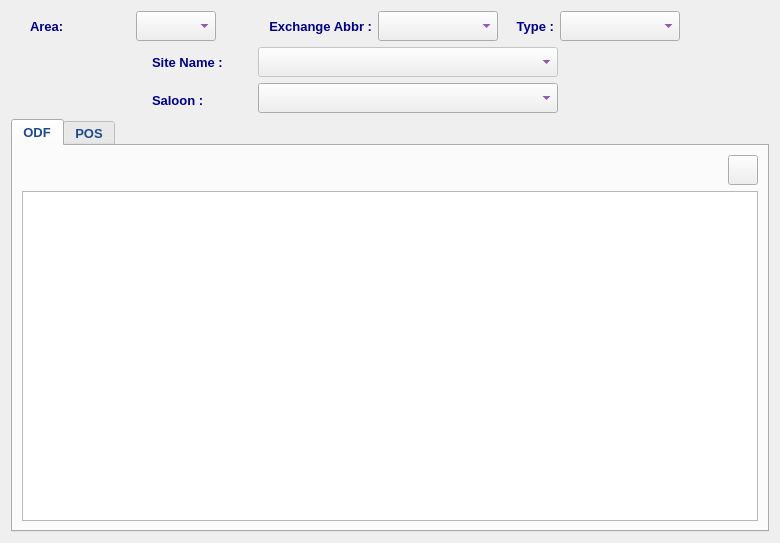
<?xml version="1.0" encoding="UTF-8"?>
<ui version="4.0">
 <class>OdfManDialog</class>
 <widget class="QDialog" name="OdfManDialog">
  <property name="windowModality">
   <enum>Qt::NonModal</enum>
  </property>
  <property name="geometry">
   <rect>
    <x>0</x>
    <y>0</y>
    <width>780</width>
    <height>543</height>
   </rect>
  </property>
  <property name="minimumSize">
   <size>
    <width>780</width>
    <height>400</height>
   </size>
  </property>
  <property name="font">
   <font>
    <family>Tahoma</family>
    <pointsize>10</pointsize>
   </font>
  </property>
  <property name="windowTitle">
   <string>ODF Installation</string>
  </property>
  <property name="windowIcon">
   <iconset resource="../../../../image.qrc">
    <normaloff>:/Image/fiber.png</normaloff>:/Image/fiber.png</iconset>
  </property>
  <layout class="QVBoxLayout" name="verticalLayout_4">
   <item>
    <layout class="QHBoxLayout" name="horizontalLayout_11">
     <item>
      <layout class="QVBoxLayout" name="verticalLayout">
       <item>
        <layout class="QHBoxLayout" name="horizontalLayout_4">
         <item>
          <layout class="QHBoxLayout" name="horizontalLayout">
           <item>
            <spacer name="horizontalSpacer_8">
             <property name="orientation">
              <enum>Qt::Horizontal</enum>
             </property>
             <property name="sizeHint" stdset="0">
              <size>
               <width>40</width>
               <height>20</height>
              </size>
             </property>
            </spacer>
           </item>
           <item>
            <widget class="QLabel" name="label">
             <property name="minimumSize">
              <size>
               <width>100</width>
               <height>30</height>
              </size>
             </property>
             <property name="maximumSize">
              <size>
               <width>100</width>
               <height>30</height>
              </size>
             </property>
             <property name="font">
              <font>
               <family>Tahoma</family>
               <pointsize>10</pointsize>
               <bold>true</bold>
              </font>
             </property>
             <property name="styleSheet">
              <string notr="true">color: rgb(0, 0, 127);</string>
             </property>
             <property name="text">
              <string>Area:</string>
             </property>
             <property name="alignment">
              <set>Qt::AlignLeading|Qt::AlignLeft|Qt::AlignVCenter</set>
             </property>
            </widget>
           </item>
           <item>
            <widget class="QComboBox" name="areaCB">
             <property name="sizePolicy">
              <sizepolicy hsizetype="Preferred" vsizetype="Preferred">
               <horstretch>0</horstretch>
               <verstretch>0</verstretch>
              </sizepolicy>
             </property>
             <property name="minimumSize">
              <size>
               <width>80</width>
               <height>30</height>
              </size>
             </property>
             <property name="maximumSize">
              <size>
               <width>80</width>
               <height>30</height>
              </size>
             </property>
             <property name="font">
              <font>
               <family>Tahoma</family>
               <pointsize>10</pointsize>
               <bold>true</bold>
              </font>
             </property>
             <property name="styleSheet">
              <string notr="true">color: rgb(85, 0, 127);</string>
             </property>
            </widget>
           </item>
          </layout>
         </item>
         <item>
          <layout class="QHBoxLayout" name="horizontalLayout_2">
           <item>
            <widget class="QLabel" name="label_2">
             <property name="minimumSize">
              <size>
               <width>150</width>
               <height>30</height>
              </size>
             </property>
             <property name="maximumSize">
              <size>
               <width>250</width>
               <height>30</height>
              </size>
             </property>
             <property name="font">
              <font>
               <family>Tahoma</family>
               <pointsize>10</pointsize>
               <bold>true</bold>
              </font>
             </property>
             <property name="styleSheet">
              <string notr="true">color: rgb(0, 0, 127);</string>
             </property>
             <property name="text">
              <string>Exchange Abbr :</string>
             </property>
             <property name="alignment">
              <set>Qt::AlignRight|Qt::AlignTrailing|Qt::AlignVCenter</set>
             </property>
            </widget>
           </item>
           <item>
            <widget class="QComboBox" name="abbrCB">
             <property name="sizePolicy">
              <sizepolicy hsizetype="Preferred" vsizetype="Preferred">
               <horstretch>0</horstretch>
               <verstretch>0</verstretch>
              </sizepolicy>
             </property>
             <property name="minimumSize">
              <size>
               <width>120</width>
               <height>30</height>
              </size>
             </property>
             <property name="maximumSize">
              <size>
               <width>120</width>
               <height>30</height>
              </size>
             </property>
             <property name="font">
              <font>
               <family>Tahoma</family>
               <pointsize>10</pointsize>
               <bold>true</bold>
              </font>
             </property>
             <property name="styleSheet">
              <string notr="true">color: rgb(85, 0, 127);</string>
             </property>
            </widget>
           </item>
          </layout>
         </item>
         <item>
          <layout class="QHBoxLayout" name="horizontalLayout_3">
           <item>
            <widget class="QLabel" name="label_3">
             <property name="minimumSize">
              <size>
               <width>50</width>
               <height>30</height>
              </size>
             </property>
             <property name="maximumSize">
              <size>
               <width>60</width>
               <height>30</height>
              </size>
             </property>
             <property name="font">
              <font>
               <family>Tahoma</family>
               <pointsize>10</pointsize>
               <bold>true</bold>
              </font>
             </property>
             <property name="styleSheet">
              <string notr="true">color: rgb(0, 0, 127);</string>
             </property>
             <property name="text">
              <string>Type :</string>
             </property>
             <property name="alignment">
              <set>Qt::AlignRight|Qt::AlignTrailing|Qt::AlignVCenter</set>
             </property>
            </widget>
           </item>
           <item>
            <widget class="QComboBox" name="typeCB">
             <property name="sizePolicy">
              <sizepolicy hsizetype="Preferred" vsizetype="Preferred">
               <horstretch>0</horstretch>
               <verstretch>0</verstretch>
              </sizepolicy>
             </property>
             <property name="minimumSize">
              <size>
               <width>120</width>
               <height>30</height>
              </size>
             </property>
             <property name="maximumSize">
              <size>
               <width>120</width>
               <height>30</height>
              </size>
             </property>
             <property name="font">
              <font>
               <family>Tahoma</family>
               <pointsize>10</pointsize>
               <bold>true</bold>
              </font>
             </property>
             <property name="styleSheet">
              <string notr="true">color: rgb(85, 0, 127);</string>
             </property>
            </widget>
           </item>
           <item>
            <spacer name="horizontalSpacer_2">
             <property name="font">
              <font>
               <family>Tahoma</family>
               <pointsize>10</pointsize>
              </font>
             </property>
             <property name="orientation">
              <enum>Qt::Horizontal</enum>
             </property>
             <property name="sizeHint" stdset="0">
              <size>
               <width>40</width>
               <height>20</height>
              </size>
             </property>
            </spacer>
           </item>
          </layout>
         </item>
        </layout>
       </item>
       <item>
        <widget class="QFrame" name="siteFrame">
         <property name="enabled">
          <bool>false</bool>
         </property>
         <property name="font">
          <font>
           <family>Tahoma</family>
           <pointsize>10</pointsize>
          </font>
         </property>
         <property name="frameShape">
          <enum>QFrame::NoFrame</enum>
         </property>
         <property name="frameShadow">
          <enum>QFrame::Plain</enum>
         </property>
         <property name="lineWidth">
          <number>0</number>
         </property>
         <layout class="QHBoxLayout" name="horizontalLayout_6">
          <property name="spacing">
           <number>6</number>
          </property>
          <property name="leftMargin">
           <number>0</number>
          </property>
          <property name="topMargin">
           <number>0</number>
          </property>
          <property name="rightMargin">
           <number>0</number>
          </property>
          <property name="bottomMargin">
           <number>0</number>
          </property>
          <item>
           <layout class="QHBoxLayout" name="horizontalLayout_5">
            <item>
             <spacer name="horizontalSpacer">
              <property name="orientation">
               <enum>Qt::Horizontal</enum>
              </property>
              <property name="sizeHint" stdset="0">
               <size>
                <width>40</width>
                <height>20</height>
               </size>
              </property>
             </spacer>
            </item>
            <item>
             <widget class="QLabel" name="label_4">
              <property name="minimumSize">
               <size>
                <width>100</width>
                <height>30</height>
               </size>
              </property>
              <property name="maximumSize">
               <size>
                <width>100</width>
                <height>30</height>
               </size>
              </property>
              <property name="font">
               <font>
                <family>Tahoma</family>
                <pointsize>10</pointsize>
                <bold>true</bold>
               </font>
              </property>
              <property name="styleSheet">
               <string notr="true">color: rgb(0, 0, 127);</string>
              </property>
              <property name="text">
               <string>Site Name :</string>
              </property>
              <property name="alignment">
               <set>Qt::AlignLeading|Qt::AlignLeft|Qt::AlignVCenter</set>
              </property>
             </widget>
            </item>
            <item>
             <widget class="QComboBox" name="siteCB">
              <property name="sizePolicy">
               <sizepolicy hsizetype="Preferred" vsizetype="Preferred">
                <horstretch>0</horstretch>
                <verstretch>0</verstretch>
               </sizepolicy>
              </property>
              <property name="minimumSize">
               <size>
                <width>300</width>
                <height>30</height>
               </size>
              </property>
              <property name="maximumSize">
               <size>
                <width>300</width>
                <height>30</height>
               </size>
              </property>
              <property name="font">
               <font>
                <family>Tahoma</family>
                <pointsize>10</pointsize>
                <bold>true</bold>
               </font>
              </property>
              <property name="styleSheet">
               <string notr="true">color: rgb(85, 0, 127);</string>
              </property>
             </widget>
            </item>
            <item>
             <spacer name="horizontalSpacer_4">
              <property name="font">
               <font>
                <family>Tahoma</family>
                <pointsize>10</pointsize>
               </font>
              </property>
              <property name="orientation">
               <enum>Qt::Horizontal</enum>
              </property>
              <property name="sizeHint" stdset="0">
               <size>
                <width>40</width>
                <height>20</height>
               </size>
              </property>
             </spacer>
            </item>
           </layout>
          </item>
         </layout>
        </widget>
       </item>
       <item>
        <layout class="QHBoxLayout" name="horizontalLayout_10">
         <item>
          <spacer name="horizontalSpacer_3">
           <property name="orientation">
            <enum>Qt::Horizontal</enum>
           </property>
           <property name="sizeHint" stdset="0">
            <size>
             <width>40</width>
             <height>20</height>
            </size>
           </property>
          </spacer>
         </item>
         <item>
          <widget class="QLabel" name="label_6">
           <property name="minimumSize">
            <size>
             <width>100</width>
             <height>30</height>
            </size>
           </property>
           <property name="maximumSize">
            <size>
             <width>100</width>
             <height>25</height>
            </size>
           </property>
           <property name="font">
            <font>
             <family>Tahoma</family>
             <pointsize>10</pointsize>
             <bold>true</bold>
            </font>
           </property>
           <property name="styleSheet">
            <string notr="true">color: rgb(0, 0, 127);</string>
           </property>
           <property name="text">
            <string>Saloon :</string>
           </property>
           <property name="alignment">
            <set>Qt::AlignLeading|Qt::AlignLeft|Qt::AlignVCenter</set>
           </property>
          </widget>
         </item>
         <item>
          <widget class="QComboBox" name="saloonCB">
           <property name="sizePolicy">
            <sizepolicy hsizetype="Preferred" vsizetype="Preferred">
             <horstretch>0</horstretch>
             <verstretch>0</verstretch>
            </sizepolicy>
           </property>
           <property name="minimumSize">
            <size>
             <width>300</width>
             <height>30</height>
            </size>
           </property>
           <property name="maximumSize">
            <size>
             <width>300</width>
             <height>30</height>
            </size>
           </property>
           <property name="font">
            <font>
             <family>Tahoma</family>
             <pointsize>10</pointsize>
             <bold>true</bold>
            </font>
           </property>
           <property name="styleSheet">
            <string notr="true">color: rgb(85, 0, 127);</string>
           </property>
          </widget>
         </item>
         <item>
          <spacer name="horizontalSpacer_5">
           <property name="font">
            <font>
             <family>Tahoma</family>
             <pointsize>10</pointsize>
            </font>
           </property>
           <property name="orientation">
            <enum>Qt::Horizontal</enum>
           </property>
           <property name="sizeHint" stdset="0">
            <size>
             <width>40</width>
             <height>20</height>
            </size>
           </property>
          </spacer>
         </item>
        </layout>
       </item>
      </layout>
     </item>
     <item>
      <widget class="QLabel" name="pix">
       <property name="minimumSize">
        <size>
         <width>64</width>
         <height>64</height>
        </size>
       </property>
       <property name="maximumSize">
        <size>
         <width>64</width>
         <height>64</height>
        </size>
       </property>
       <property name="font">
        <font>
         <family>Tahoma</family>
         <pointsize>10</pointsize>
        </font>
       </property>
       <property name="text">
        <string/>
       </property>
       <property name="pixmap">
        <pixmap resource="../../../../image.qrc">:/Image/fiber.png</pixmap>
       </property>
      </widget>
     </item>
    </layout>
   </item>
   <item>
    <widget class="QTabWidget" name="tabWidget">
     <property name="font">
      <font>
       <family>Tahoma</family>
       <pointsize>10</pointsize>
       <bold>true</bold>
      </font>
     </property>
     <property name="styleSheet">
      <string notr="true">color: rgb(32, 74, 135);</string>
     </property>
     <property name="tabPosition">
      <enum>QTabWidget::North</enum>
     </property>
     <property name="tabShape">
      <enum>QTabWidget::Rounded</enum>
     </property>
     <property name="currentIndex">
      <number>0</number>
     </property>
     <widget class="QWidget" name="odfTab">
      <attribute name="title">
       <string>ODF</string>
      </attribute>
      <layout class="QVBoxLayout" name="verticalLayout_2">
       <item>
        <layout class="QHBoxLayout" name="horizontalLayout_9">
         <item>
          <spacer name="horizontalSpacer_7">
           <property name="font">
            <font>
             <family>Tahoma</family>
             <pointsize>10</pointsize>
            </font>
           </property>
           <property name="orientation">
            <enum>Qt::Horizontal</enum>
           </property>
           <property name="sizeHint" stdset="0">
            <size>
             <width>40</width>
             <height>20</height>
            </size>
           </property>
          </spacer>
         </item>
         <item>
          <widget class="QPushButton" name="odfAddBtn">
           <property name="minimumSize">
            <size>
             <width>30</width>
             <height>30</height>
            </size>
           </property>
           <property name="maximumSize">
            <size>
             <width>30</width>
             <height>30</height>
            </size>
           </property>
           <property name="font">
            <font>
             <family>Tahoma</family>
             <pointsize>10</pointsize>
            </font>
           </property>
           <property name="toolTip">
            <string>Add New ODF</string>
           </property>
           <property name="text">
            <string/>
           </property>
           <property name="icon">
            <iconset resource="../../../../image.qrc">
             <normaloff>:/Image/add.png</normaloff>:/Image/add.png</iconset>
           </property>
           <property name="iconSize">
            <size>
             <width>20</width>
             <height>20</height>
            </size>
           </property>
           <property name="autoDefault">
            <bool>false</bool>
           </property>
          </widget>
         </item>
        </layout>
       </item>
       <item>
        <widget class="QTableView" name="odfTV">
         <property name="font">
          <font>
           <family>Tahoma</family>
           <pointsize>11</pointsize>
           <bold>false</bold>
          </font>
         </property>
         <property name="styleSheet">
          <string notr="true">color: rgb(0, 0, 0);</string>
         </property>
         <property name="selectionMode">
          <enum>QAbstractItemView::SingleSelection</enum>
         </property>
         <property name="selectionBehavior">
          <enum>QAbstractItemView::SelectRows</enum>
         </property>
        </widget>
       </item>
      </layout>
     </widget>
     <widget class="QWidget" name="posTab">
      <attribute name="title">
       <string>POS</string>
      </attribute>
      <layout class="QVBoxLayout" name="verticalLayout_3">
       <item>
        <layout class="QHBoxLayout" name="horizontalLayout_8">
         <item>
          <widget class="QLabel" name="label_5">
           <property name="sizePolicy">
            <sizepolicy hsizetype="Preferred" vsizetype="Preferred">
             <horstretch>0</horstretch>
             <verstretch>0</verstretch>
            </sizepolicy>
           </property>
           <property name="minimumSize">
            <size>
             <width>90</width>
             <height>30</height>
            </size>
           </property>
           <property name="maximumSize">
            <size>
             <width>100</width>
             <height>30</height>
            </size>
           </property>
           <property name="font">
            <font>
             <family>Tahoma</family>
             <pointsize>10</pointsize>
             <bold>true</bold>
            </font>
           </property>
           <property name="styleSheet">
            <string notr="true">color: rgb(0, 0, 127);</string>
           </property>
           <property name="text">
            <string>ODF NO :</string>
           </property>
           <property name="alignment">
            <set>Qt::AlignRight|Qt::AlignTrailing|Qt::AlignVCenter</set>
           </property>
          </widget>
         </item>
         <item>
          <widget class="QComboBox" name="odfNoCB">
           <property name="sizePolicy">
            <sizepolicy hsizetype="Preferred" vsizetype="Preferred">
             <horstretch>0</horstretch>
             <verstretch>0</verstretch>
            </sizepolicy>
           </property>
           <property name="minimumSize">
            <size>
             <width>60</width>
             <height>30</height>
            </size>
           </property>
           <property name="maximumSize">
            <size>
             <width>100</width>
             <height>30</height>
            </size>
           </property>
           <property name="font">
            <font>
             <family>Tahoma</family>
             <pointsize>10</pointsize>
             <bold>true</bold>
            </font>
           </property>
           <property name="styleSheet">
            <string notr="true">color: rgb(85, 0, 127);</string>
           </property>
          </widget>
         </item>
         <item>
          <spacer name="horizontalSpacer_6">
           <property name="font">
            <font>
             <family>Tahoma</family>
             <pointsize>10</pointsize>
            </font>
           </property>
           <property name="orientation">
            <enum>Qt::Horizontal</enum>
           </property>
           <property name="sizeHint" stdset="0">
            <size>
             <width>40</width>
             <height>20</height>
            </size>
           </property>
          </spacer>
         </item>
         <item>
          <widget class="QPushButton" name="posAddBtn">
           <property name="sizePolicy">
            <sizepolicy hsizetype="Fixed" vsizetype="Fixed">
             <horstretch>0</horstretch>
             <verstretch>0</verstretch>
            </sizepolicy>
           </property>
           <property name="minimumSize">
            <size>
             <width>30</width>
             <height>30</height>
            </size>
           </property>
           <property name="maximumSize">
            <size>
             <width>30</width>
             <height>30</height>
            </size>
           </property>
           <property name="font">
            <font>
             <family>Tahoma</family>
             <pointsize>10</pointsize>
            </font>
           </property>
           <property name="toolTip">
            <string>Add New Position</string>
           </property>
           <property name="text">
            <string/>
           </property>
           <property name="icon">
            <iconset resource="../../../../image.qrc">
             <normaloff>:/Image/add.png</normaloff>:/Image/add.png</iconset>
           </property>
           <property name="iconSize">
            <size>
             <width>20</width>
             <height>20</height>
            </size>
           </property>
          </widget>
         </item>
        </layout>
       </item>
       <item>
        <widget class="QTableView" name="posTV">
         <property name="font">
          <font>
           <family>Tahoma</family>
           <pointsize>11</pointsize>
           <bold>false</bold>
          </font>
         </property>
         <property name="styleSheet">
          <string notr="true">color: rgb(0, 0, 0);</string>
         </property>
         <property name="selectionMode">
          <enum>QAbstractItemView::SingleSelection</enum>
         </property>
         <property name="selectionBehavior">
          <enum>QAbstractItemView::SelectRows</enum>
         </property>
        </widget>
       </item>
      </layout>
     </widget>
    </widget>
   </item>
  </layout>
  <action name="actionEditODF">
   <property name="icon">
    <iconset resource="../../../../image.qrc">
     <normaloff>:/Image/edit.png</normaloff>:/Image/edit.png</iconset>
   </property>
   <property name="text">
    <string>Edit ODF</string>
   </property>
  </action>
  <action name="actionRemoveODF">
   <property name="icon">
    <iconset resource="../../../../image.qrc">
     <normaloff>:/Image/remove.png</normaloff>:/Image/remove.png</iconset>
   </property>
   <property name="text">
    <string>Remove ODF</string>
   </property>
  </action>
  <action name="actionRemovePOS">
   <property name="icon">
    <iconset resource="../../../../image.qrc">
     <normaloff>:/Image/remove.png</normaloff>:/Image/remove.png</iconset>
   </property>
   <property name="text">
    <string>Remove POS</string>
   </property>
  </action>
  <action name="actionChangePosNo">
   <property name="icon">
    <iconset resource="../../../../image.qrc">
     <normaloff>:/Image/edit.png</normaloff>:/Image/edit.png</iconset>
   </property>
   <property name="text">
    <string>Change POS No</string>
   </property>
  </action>
 </widget>
 <tabstops>
  <tabstop>areaCB</tabstop>
  <tabstop>abbrCB</tabstop>
  <tabstop>typeCB</tabstop>
  <tabstop>siteCB</tabstop>
  <tabstop>saloonCB</tabstop>
  <tabstop>tabWidget</tabstop>
  <tabstop>odfTV</tabstop>
  <tabstop>odfAddBtn</tabstop>
  <tabstop>odfNoCB</tabstop>
  <tabstop>posAddBtn</tabstop>
  <tabstop>posTV</tabstop>
 </tabstops>
 <resources>
  <include location="../../../../image.qrc"/>
 </resources>
 <connections/>
</ui>
